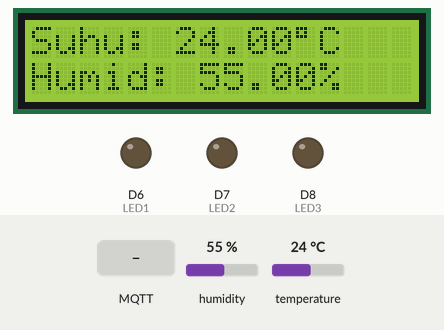
Simulated run of this sketch. Board: ESP8266 (NodeMCU). Shown: 16×2 character LCD, output pins drawn as LEDs (lit = HIGH). Inputs (shaded band) come from the test bench; at power-on: humidity 55 %, temperature 24 °C. WiFi joins after 1.5 s; servers stay silent unless stated; no MQTT or app messages arrive unless stated; what the sketch prints to the serial monitor is not drawn.

Above: at 3.9 s.
4.0 s: MQTT message "LED1_ON" arrives on the first subscribed topic
At 4.4 s:
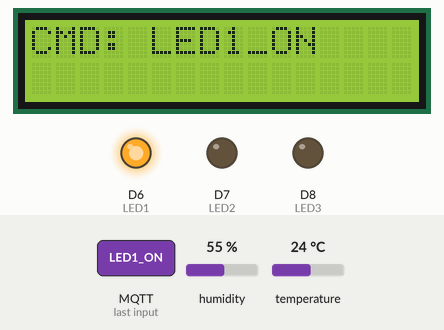
6.3 s: MQTT message "LED1_OFF" arrives on the first subscribed topic
At 6.8 s:
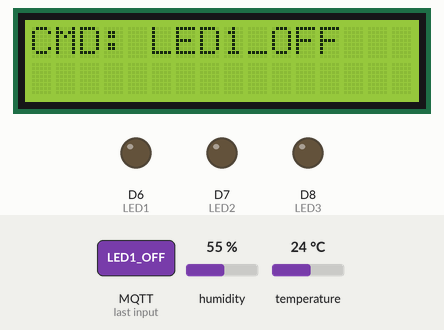
8.6 s: MQTT message "1" arrives on the first subscribed topic
At 9.2 s:
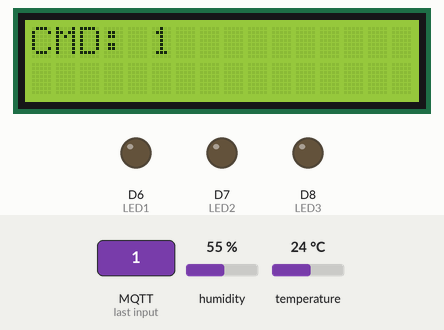
10.9 s: MQTT message "on" arrives on the first subscribed topic
At 11.3 s:
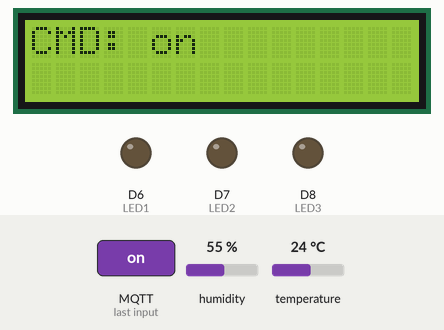
13.2 s: MQTT message "LED2_ON" arrives on the first subscribed topic
At 14.6 s:
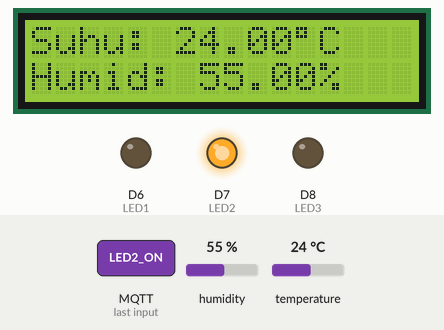
15.5 s: MQTT message "LED3_ON" arrives on the first subscribed topic
At 17.5 s:
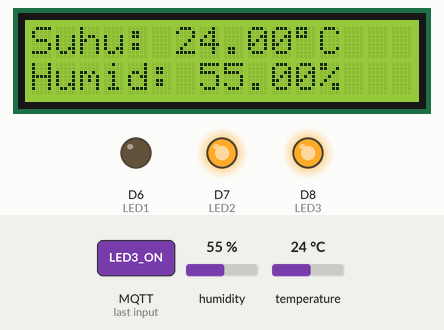
Timing chart, 0 to 18.8 s (numbered marks = the images above; inputs shaded):
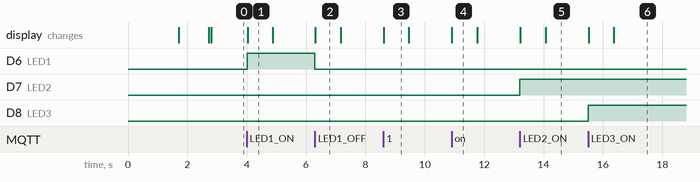

The sketch:

proyek-akhir-iot.ino
```cpp
#include <ESP8266WiFi.h>
#include <PubSubClient.h>
#include <DHT.h>
#include <Wire.h>
#include <LiquidCrystal_I2C.h>

// ============================= DHT =============================
#define DHTPIN D4
#define DHTTYPE DHT11
DHT dht(DHTPIN, DHTTYPE);

// ============================= LCD =============================
LiquidCrystal_I2C lcd(0x27, 16, 2);   // ganti ke 0x3F jika tidak tampil

// ============================= LED =============================
#define LED1 D6
#define LED2 D7
#define LED3 D8

// ============================= WiFi ============================
const char* ssid = "Zigy Tandang";
const char* password = "HIGHSPEED";

// ============================= MQTT ============================
const char* clientID   = "G.231.23.0030";      // Sesuai ketentuan
const char* mqtt_server= "x2.revolusi-it.com";
const char* mqtt_user  = "usm";
const char* mqtt_pass  = "usmjaya25";

// TOPIC MQTT
String topikPub = "iot/G.231.23.0030";          // Publish data sensor
String topikSub = "iot/G.231.23.0030/cmd";       // Subscribe perintah LED

WiFiClient esp;
PubSubClient client(esp);

unsigned long lastLCD = 0;
unsigned long lastPub = 0;

// ======================= MQTT CALLBACK ========================
void callback(char* topic, byte* payload, unsigned int len){
  String cmd = "";
  for(int i=0; i<len; i++) cmd += (char)payload[i];
  Serial.println("CMD: " + cmd);

  if(cmd=="LED1_ON")  digitalWrite(LED1,HIGH);
  if(cmd=="LED1_OFF") digitalWrite(LED1,LOW);
  if(cmd=="LED2_ON")  digitalWrite(LED2,HIGH);
  if(cmd=="LED2_OFF") digitalWrite(LED2,LOW);
  if(cmd=="LED3_ON")  digitalWrite(LED3,HIGH);
  if(cmd=="LED3_OFF") digitalWrite(LED3,LOW);

  lcd.clear();
  lcd.setCursor(0,0); lcd.print("CMD: " + cmd);
  delay(800);
}

// ======================= MQTT RECONNECT =======================
void reconnect(){
  while(!client.connected()){
    Serial.println("Reconnecting MQTT...");
    if(client.connect(clientID, mqtt_user, mqtt_pass)){
      Serial.println("MQTT Connected");
      client.subscribe(topikSub.c_str());
    }else{
      Serial.print("Retry in 2s Code=");
      Serial.println(client.state());
      delay(2000);
    }
  }
}

// ============================= SETUP ===========================
void setup(){
  Serial.begin(115200);
  Serial.println("\nBooting ...");

  // FIX LCD I2C (WAJIB AGAR TIDAK BLANK)
  Wire.begin(D2, D1);     // <- baris ini penyelamat LCD
  lcd.init();
  lcd.backlight();

  dht.begin();

  pinMode(LED1,OUTPUT);
  pinMode(LED2,OUTPUT);
  pinMode(LED3,OUTPUT);

  // ================= WIFI CONNECT ==================
  lcd.setCursor(0,0); lcd.print("Connecting WiFi");
  WiFi.begin(ssid,password);
  while(WiFi.status()!=WL_CONNECTED){
    delay(200);
    Serial.print(".");
  }
  Serial.println("\nWiFi OK");

  lcd.clear();
  lcd.setCursor(0,0); lcd.print("WiFi Connected");
  lcd.setCursor(0,1); lcd.print(WiFi.localIP());
  delay(1000);
  lcd.clear();

  client.setServer(mqtt_server,1883);
  client.setCallback(callback);
}

// ============================= LOOP ============================
void loop(){
  if(!client.connected()) reconnect();
  client.loop();

  float h = dht.readHumidity();
  float t = dht.readTemperature();
  if(isnan(t)||isnan(h)) return;

  unsigned long now = millis();

  // ================= LCD UPDATE Smooth =================
  if(now - lastLCD >= 300){
    lcd.setCursor(0,0); lcd.print("Suhu: "); lcd.print(t); lcd.print((char)223); lcd.print("C  ");
    lcd.setCursor(0,1); lcd.print("Humid: "); lcd.print(h); lcd.print("%   ");
    lastLCD = now;
  }

  // ================= Publish MQTT tiap 1.2 detik =================
  if(now - lastPub >= 1200){
    String json = "{\"temperature\":"+String(t)+",\"humidity\":"+String(h)+"}";
    client.publish(topikPub.c_str(), json.c_str());
    Serial.println("Send => " + json);
    lastPub = now;
  }
}
  
```

Measured:
- after the input at 4.0 s, D6 (LED1): LOW → HIGH at once; the display: changes at once (image 1)
- after the input at 6.3 s, D6 (LED1): HIGH → LOW at once; the display: changes at once (image 2)
- after the input at 8.6 s, the display: changes at once (image 3)
- after the input at 10.9 s, the display: changes at once (image 4)
- after the input at 13.2 s, D7 (LED2): LOW → HIGH at once; the display: first changes at once (image 5 shows a later state)
- after the input at 15.5 s, D8 (LED3): LOW → HIGH at once; the display: first changes at once (image 6 shows a later state)
- what the display in image 1 shows lasts 0.9 s, from 4.0 s to 4.9 s
